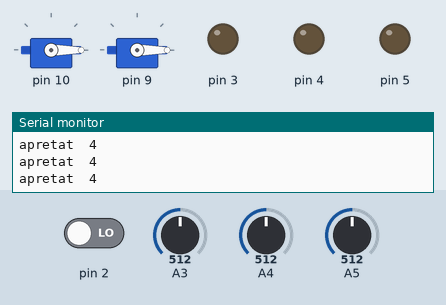
Simulated run of this sketch. Board: Arduino Uno, built with avr-gcc and run on an emulated ATmega328P. On the bench: 2 × servo, output pins drawn as LEDs (lit = HIGH), the last lines printed to the serial monitor. Inputs (shaded band) come from the test bench; at power-on: A4 = 512, A3 = 512, pin 2 LOW, A5 = 512.

Above: at 1.2 s.
1.3 s: A4 set to 351
4.3 s: A4 set to 323
At 6.6 s:
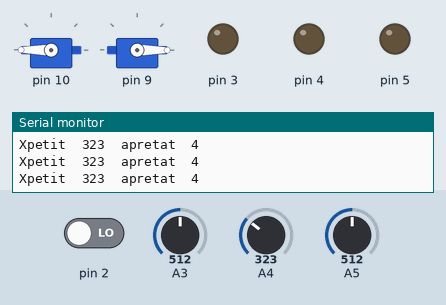
7.3 s: A4 set to 670
10.3 s: A4 set to 697
At 10.8 s:
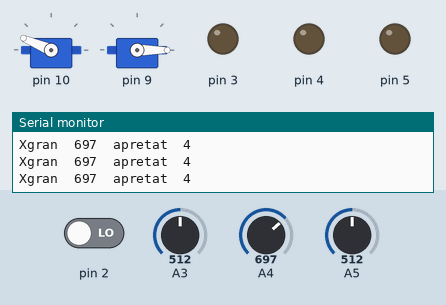
13.3 s: A3 set to 588
16.3 s: A3 set to 618
Timing chart, 0 to 19.3 s (numbered marks = the images above; inputs shaded):
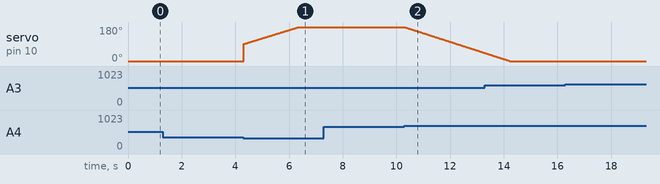

The sketch:

Catapult.ino
```cpp
#include <Servo.h>

Servo servos[13];

/***   Global variables   ***/
int _internal_readJoystick_array_A4_A5[3];
//bqButtons
int adc_key_val[5] ={20,50, 100, 200, 600 };
int NUM_KEYS = 5;
int adc_key_in;
int key=-1;
int oldkey=-1;

/***   Function declaration   ***/
int * readJoystick_A4_A5();
int get_key(unsigned int input);


void setup()
{
  pinMode(1,OUTPUT);
  pinMode(2,OUTPUT);
  pinMode(3,OUTPUT);
  pinMode(4,OUTPUT);
  pinMode(5,OUTPUT);
  pinMode(2,INPUT_PULLUP);

  servos[10].attach(10);
  servos[9].attach(9);
  Serial.begin(9600);
}


void loop()
{
  digitalWrite(1,LOW);
  digitalWrite(2,LOW);
  digitalWrite(3,LOW);
  digitalWrite(4,LOW);
  digitalWrite(5,LOW);
  int *joystick=(int*)malloc(3*sizeof(int));
  joystick[0]=0;
  joystick[1]=0;
  joystick[2]=0;
  int final=0;
  int posy=90;
  int shoot=0;
  int prevjoystick=1;
  servos[9].write(posy);
  servos[10].write(shoot);
  //Bucle
  while (final == 0) {
    //Mirar joystick
    joystick=readJoystick_A4_A5();
    if (joystick[0] < 341) {
      Serial.print("Xpetit");
      Serial.print("\t");
      Serial.print(joystick[0]);
      Serial.print("\t");
      //servos[14].write(200);
      posy=posy+1;
      if (posy>=180){
        posy=180;
        }
      servos[10].write(posy);
     }else if (joystick[0] > 682) {
       Serial.print("Xgran");
       Serial.print("\t");
       Serial.print(joystick[0]);
       Serial.print("\t");
       //servos[14].write(1000);
       posy=posy-1;
      if (posy<=0){
        posy=0;
        }
        servos[10].write(posy);
     }
    if (joystick[2] == 1) {
      Serial.print("lliure");
      Serial.print("\t");
      prevjoystick=1;
     }else {
       Serial.print("apretat");
       Serial.print("\t");
       if (prevjoystick==1){

         prevjoystick=0;
         servos[9].write(shoot);
         if (shoot==0){
           shoot=90;
          }else{
           shoot=0;
          }
       }
     }
     //Obtencio de botons
      adc_key_in =analogRead(A3);
      key = get_key(adc_key_in);
      Serial.println(key);
      if (key != oldkey)
      {
        delay(50);
        adc_key_in = analogRead(A3);
        key = get_key(adc_key_in);
        if (key != oldkey)
        {
          oldkey = key;
          //Comprobacio de tecla premuda
          if (key >=0){
            switch(key)
            {
              case 0:
                 posy=90;
                 servos[10].write(posy);
                 if (shoot==0){
                  servos[9].write(0);
                  }
              break;
              case 1:
                 if (shoot==90){
                  servos[9].write(90);
                  shoot=0;
                  }
              break;
              case 2:
              break;
              case 3:
              break;
              case 4:
                if (shoot==0){
                  servos[9].write(0);
                  shoot=90;
                  }
              break;
            }
          }
        }
      }
   }
}

/***   Function definition   ***/
int * readJoystick_A4_A5(){
  _internal_readJoystick_array_A4_A5[0]=analogRead(A4);
  _internal_readJoystick_array_A4_A5[1]=analogRead(A5);
  _internal_readJoystick_array_A4_A5[2]=digitalRead(2);
  return _internal_readJoystick_array_A4_A5;
}
int get_key(unsigned int input)
  {
    int k;
    for (k = 0; k < NUM_KEYS; k++)
    {
      if (input < adc_key_val[k])
      {
        return k;
      }
    }
    if (k >= NUM_KEYS)k = -1;
      return k;
}
```

Measured:
- the behaviour switches between 341 and 340 on A4 (found by bisection; images 0 and 1)
- the behaviour switches between 682 and 683 on A4 (found by bisection; images 1 and 2)
- after the input at 4.3 s, servo on pin 10: moves from 0° to 180° over 2.0 s, starting at once
- after the input at 10.3 s, servo on pin 10: moves from 180° to 43° over 3.0 s, starting at once
